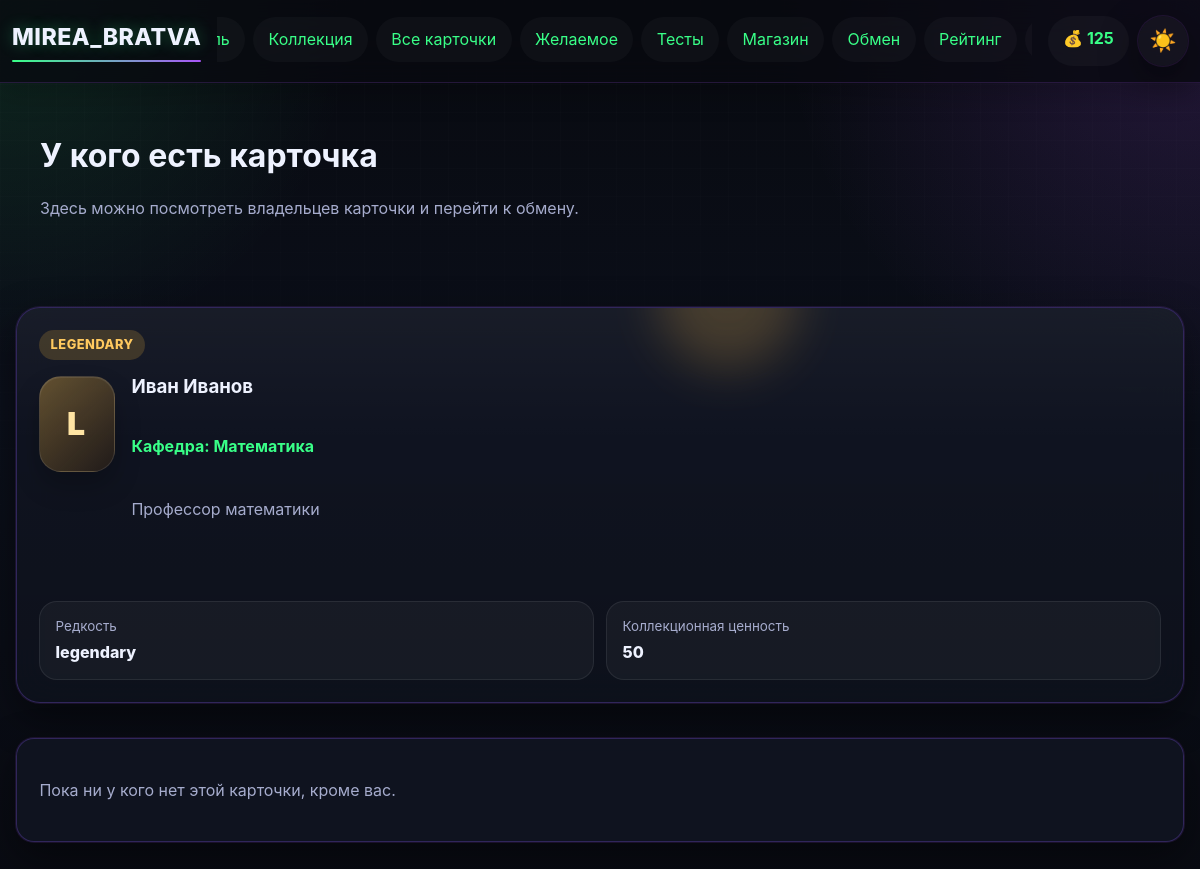
The page /card/1/owners (signed in) on the database as committed earlier.
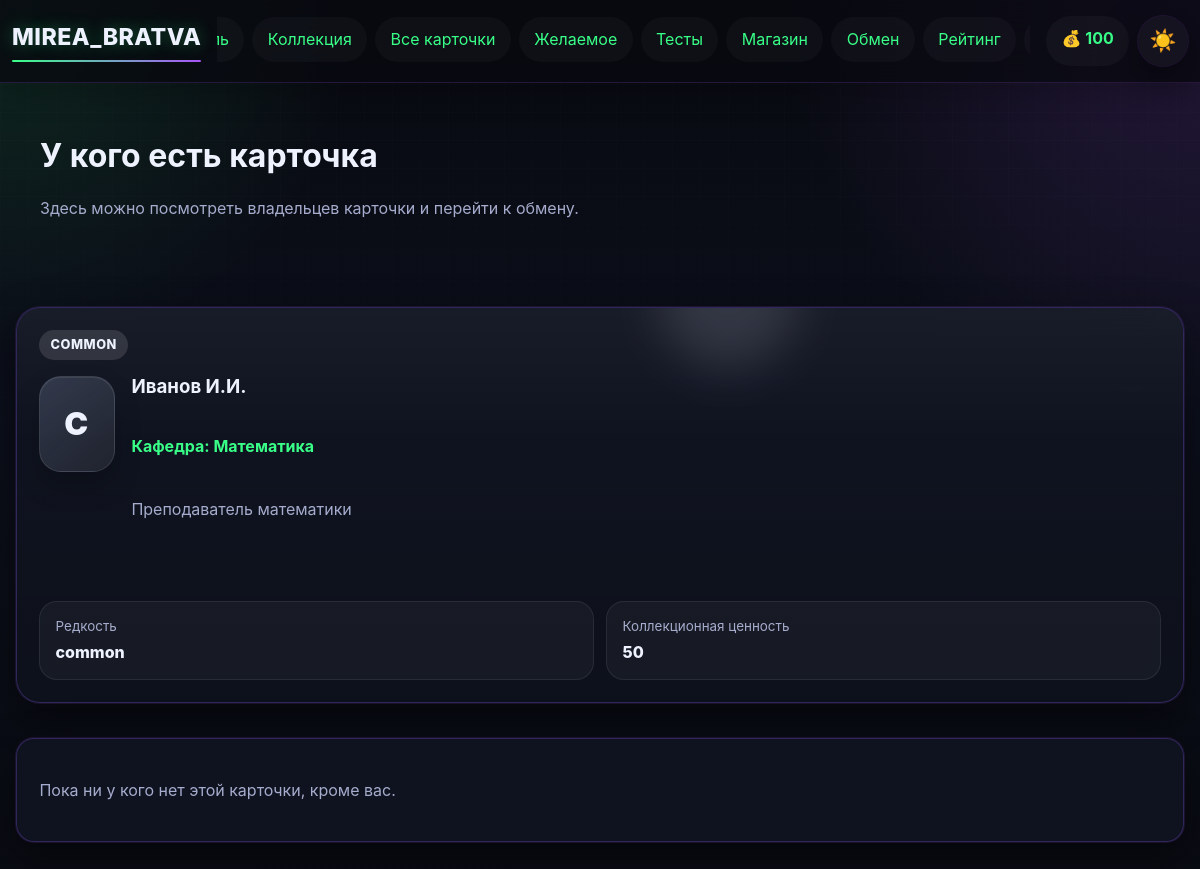
The same page on the database as committed later.
### app.py (models this page shows)
class User(UserMixin, db.Model):
    __tablename__ = 'user'
    id = db.Column(db.Integer, primary_key=True)
    username = db.Column(db.String(80), unique=True, nullable=False)
    email = db.Column(db.String(120), unique=True, nullable=False)
    password_hash = db.Column(db.String(200), nullable=False)
    coins = db.Column(db.Integer, default=100)
    profile_theme = db.Column(db.String(50), default='dark')
    avatar_frame = db.Column(db.String(50), default='none')
    bio = db.Column(db.Text, default='')
    owned_frames = db.Column(db.Text, default='[]')
    avatar_icon = db.Column(db.String(50), default='letter')
    created_at = db.Column(db.DateTime, default=datetime.utcnow)
    last_daily_bonus = db.Column(db.DateTime, default=None)

class Card(db.Model):
    __tablename__ = 'card'
    id = db.Column(db.Integer, primary_key=True)
    name = db.Column(db.String(100), nullable=False)
    description = db.Column(db.Text)
    rarity = db.Column(db.String(20), nullable=False)
    subject = db.Column(db.String(50), nullable=False)
    image_url = db.Column(db.String(200))
    base_price = db.Column(db.Integer, default=50)

### app.py (the view)
@app.route('/card/<int:card_id>/owners')
@login_required
def card_owners(card_id):
    card = Card.query.get_or_404(card_id)
    owners = get_card_owners(card.id, exclude_user_id=current_user.id)
    wishlist_ids = {item.card_id for item in WishlistItem.query.filter_by(user_id=current_user.id).all()}
    return render_template('card_owners.html', card=card, owners=owners, wishlist_ids=wishlist_ids, get_card_letter=get_card_letter, get_card_stars_display=get_card_stars_display)

### app.py (called while the page is built)
@login_manager.user_loader
def load_user(user_id):
    return db.session.get(User, int(user_id))

def get_card_letter(card):
    return {
        'common': 'C',
        'rare': 'R',
        'epic': 'E',
        'legendary': 'L',
    }.get(card.rarity, '?')

def get_card_owners(card_id, exclude_user_id=None):
    query = UserCard.query.filter_by(card_id=card_id).filter(UserCard.quantity >= 1)
    if exclude_user_id is not None:
        query = query.filter(UserCard.user_id != exclude_user_id)
    return query.order_by(UserCard.quantity.desc(), UserCard.user_id.asc()).all()

### templates/card_owners.html
{% extends "base.html" %}
{% from "_card_macros.html" import showcase_card %}
{% block content %}
<div class="collection-page">
    <div class="collection-hero hero-slim">
        <div><h1>У кого есть карточка</h1><p class="collection-hint">Здесь можно посмотреть владельцев карточки и перейти к обмену.</p></div>
    </div>
    <div class="exchange-card">
        {{ showcase_card(card=card, rarity=card.rarity, letter=get_card_letter(card), subject=card.subject, description=card.description, stars='', meta_items=[{'label':'Редкость','value':card.rarity},{'label':'Коллекционная ценность','value':card.base_price}], action_html='') }}
    </div>
    <div class="items-grid">
        {% for owner in owners %}
        <div class="shop-item">
            <h3>{{ owner.user.username }}</h3>
            <p>Копий: {{ owner.quantity }}</p>
            <div class="trade-actions">
                <a class="btn btn-secondary" href="{{ url_for('view_profile', user_id=owner.user.id) }}">Открыть профиль</a>
                <a class="btn" href="{{ url_for('propose_exchange', target_user_id=owner.user.id, requested_card_id=card.id) }}">Предложить обмен</a>
            </div>
        </div>
        {% else %}
        <div class="shop-item"><p>Пока ни у кого нет этой карточки, кроме вас.</p></div>
        {% endfor %}
    </div>
</div>
{% endblock %}

### templates/base.html (shortened to what this page needs)
<!DOCTYPE html>
<html lang="ru">
<head>
    <link rel="stylesheet" href="{{ url_for('static', filename='css/style.css') }}">
</head>
<body class="{% if current_user.is_authenticated and current_user.profile_theme == 'light' %}light-theme{% else %}dark-theme{% endif %}">
    <nav class="navbar">
        <div class="nav-container">
            <a class="nav-logo" href="{{ url_for('index') }}">MIREA_BRATVA</a>
            <div class="nav-main">
                <ul class="nav-menu">
                    {% if current_user.is_authenticated %}
                        <li><a href="{{ url_for('profile') }}">Профиль</a></li>
                        <li><a href="{{ url_for('collection') }}">Коллекция</a></li>
                        <li><a href="{{ url_for('cards_catalog') }}">Все карточки</a></li>
                        <li><a href="{{ url_for('wishlist') }}">Желаемое</a></li>
                        <li><a href="{{ url_for('quizzes') }}">Тесты</a></li>
                        <li><a href="{{ url_for('shop') }}">Магазин</a></li>
                        <li><a href="{{ url_for('exchange') }}">Обмен</a></li>
                        <li><a href="{{ url_for('rating') }}">Рейтинг</a></li>
                        <li><a href="{{ url_for('logout') }}">Выйти</a></li>
                    {% else %}
                        <li><a href="{{ url_for('login') }}">Вход</a></li>
                        <li><a href="{{ url_for('register') }}">Регистрация</a></li>
                    {% endif %}
                </ul>
            </div>
            {% if current_user.is_authenticated %}
            <div class="nav-actions">
                <div class="coins">💰 {{ current_user.coins }}</div>
                <a class="theme-toggle nav-pill" href="{{ url_for('toggle_theme') }}" title="Переключить тему">
                    {% if current_user.profile_theme == 'light' %}🌙{% else %}☀️{% endif %}
                </a>
            </div>
            {% endif %}
        </div>
    </nav>
    <main class="container">
        {% block content %}{% endblock %}
    </main>
</body>
</html>

### templates/_card_macros.html (shortened to what this page needs)
{% macro showcase_card(card, rarity, letter, subject, description, stars='', top_badge='', meta_items=[], action_html='', owner_url='', owner_label='У кого есть') -%}
<article class="shop-item card-tile card-showcase card-standard rarity-{{ rarity }}">
    <div class="card-showcase-glow"></div>
    <div class="card-showcase-top">
        <span class="rarity-badge rarity-badge-{{ rarity }}">{{ rarity }}</span>
    </div>
    <div class="card-showcase-body">
        <div class="card-emblem rarity-emblem-{{ rarity }}">{{ letter }}</div>
        <div class="card-copy">
            <h3>{{ card.name }}</h3>
            <p class="card-subject-line">Кафедра: {{ subject }}</p>
            <p class="card-description-preview">{{ description }}</p>
        </div>
    </div>
    {% if meta_items %}
    <div class="card-meta-grid">
        {% for item in meta_items %}
        <div class="meta-chip {% if item.accent %}meta-chip-accent{% endif %}">
            <span>{{ item.label }}</span>
            <strong>{{ item.value }}</strong>
        </div>
        {% endfor %}
    </div>
    {% endif %}
</article>
{%- endmacro %}

Rows that differ between the two databases and show on the page:
changed User: coins "125" → "100"
changed Card "Математика": rarity "LEGENDARY" → "COMMON"; name "Иван Иванов" → "Иванов И.И."; description "Профессор математики" → "Преподаватель математики"; value "legendary" → "common"
Other text that changed with them:
{{ letter }}: "L" → "C"
